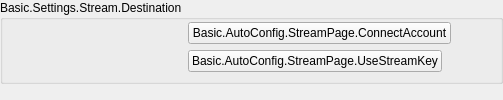
           <widget class="QWidget" name="loginPage">
            <layout class="QVBoxLayout" name="verticalLayout_31">
             <property name="leftMargin">
              <number>0</number>
             </property>
             <property name="topMargin">
              <number>0</number>
             </property>
             <property name="rightMargin">
              <number>0</number>
             </property>
             <property name="bottomMargin">
              <number>0</number>
             </property>
             <item>
              <widget class="QGroupBox" name="groupBox_8">
               <property name="title">
                <string>Basic.Settings.Stream.Destination</string>
               </property>
               <layout class="QFormLayout" name="loginPageLayout">
                <property name="topMargin">
                 <number>2</number>
                </property>
                <item row="0" column="0">
                 <spacer name="horizontalSpacer_20">
                  <property name="orientation">
                   <enum>Qt::Horizontal</enum>
                  </property>
                  <property name="sizeType">
                   <enum>QSizePolicy::Fixed</enum>
                  </property>
                  <property name="sizeHint" stdset="0">
                   <size>
                    <width>170</width>
                    <height>19</height>
                   </size>
                  </property>
                 </spacer>
                </item>
                <item row="0" column="1">
                 <layout class="QHBoxLayout" name="horizontalLayout_16">
                  <item>
                   <widget class="QPushButton" name="connectAccount">
                    <property name="text">
                     <string>Basic.AutoConfig.StreamPage.ConnectAccount</string>
                    </property>
                   </widget>
                  </item>
                  <item>
                   <spacer name="horizontalSpacer_21">
                    <property name="orientation">
                     <enum>Qt::Horizontal</enum>
                    </property>
                    <property name="sizeHint" stdset="0">
                     <size>
                      <width>40</width>
                      <height>10</height>
                     </size>
                    </property>
                   </spacer>
                  </item>
                 </layout>
                </item>
                <item row="1" column="0">
                 <spacer name="horizontalSpacer_22">
                  <property name="orientation">
                   <enum>Qt::Horizontal</enum>
                  </property>
                  <property name="sizeType">
                   <enum>QSizePolicy::Fixed</enum>
                  </property>
                  <property name="sizeHint" stdset="0">
                   <size>
                    <width>170</width>
                    <height>10</height>
                   </size>
                  </property>
                 </spacer>
                </item>
                <item row="1" column="1">
                 <layout class="QHBoxLayout" name="horizontalLayout_17">
                  <item>
                   <widget class="QPushButton" name="useStreamKey">
                    <property name="text">
                     <string>Basic.AutoConfig.StreamPage.UseStreamKey</string>
                    </property>
                   </widget>
                  </item>
                  <item>
                   <spacer name="horizontalSpacer_23">
                    <property name="orientation">
                     <enum>Qt::Horizontal</enum>
                    </property>
                    <property name="sizeHint" stdset="0">
                     <size>
                      <width>40</width>
                      <height>10</height>
                     </size>
                    </property>
                   </spacer>
                  </item>
                 </layout>
                </item>
               </layout>
              </widget>
             </item>
             <item>
              <spacer name="verticalSpacer_10">
               <property name="orientation">
                <enum>Qt::Vertical</enum>
               </property>
               <property name="sizeHint" stdset="0">
                <size>
                 <width>20</width>
                 <height>0</height>
                </size>
               </property>
              </spacer>
             </item>
            </layout>
           </widget>
